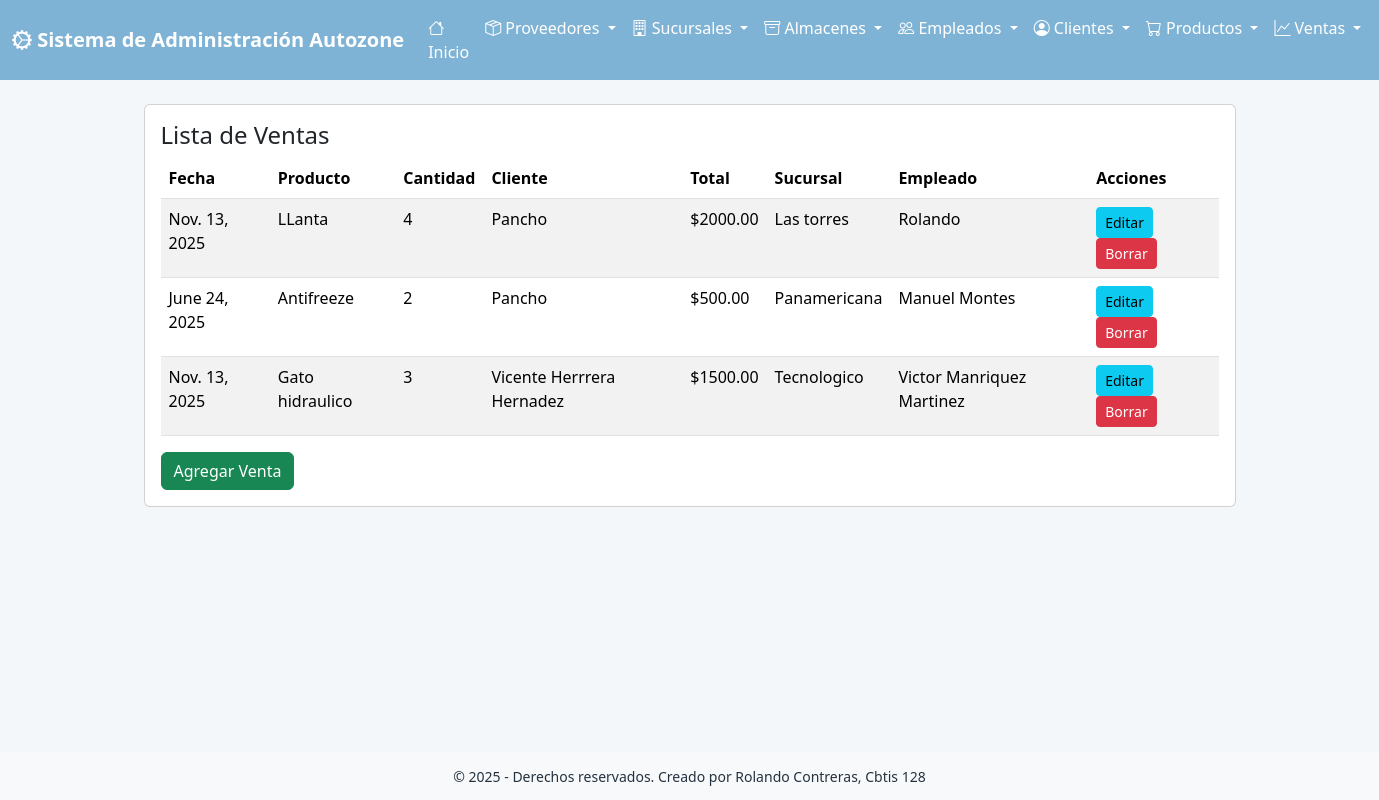
The app's page /venta/ver/ with its own data.
### app_Autozone/models.py (models this page shows, shortened)
class Venta(models.Model):
    fecha_venta = models.DateField()
    producto = models.ForeignKey(
        Producto,
        on_delete=models.CASCADE,
        related_name='ventas',
        verbose_name='Producto'
    )
    cantidad = models.IntegerField()
    cliente = models.ForeignKey(
        Cliente,
        on_delete=models.CASCADE,
        related_name='ventas',
        verbose_name='Cliente'
    )
    total = models.DecimalField(max_digits=10, decimal_places=2)
    sucursal = models.ForeignKey(
        Sucursal,
        on_delete=models.CASCADE,
        related_name='ventas',
        verbose_name='Sucursal'
    )
    empleado = models.ForeignKey(
        Empleado,
        on_delete=models.CASCADE,
        related_name='ventas',
        verbose_name='Empleado'
    )
    class Meta:
        verbose_name = 'Venta'
        verbose_name_plural = 'Ventas'

class Producto(models.Model):
    nombre_producto = models.CharField(max_length=50)
    cantidad = models.IntegerField()
    proveedor = models.ForeignKey(
        Proveedor,
        on_delete=models.CASCADE,
        related_name='productos',
        verbose_name='Proveedor'
    )
    precio = models.DecimalField(max_digits=10, decimal_places=2)
    almacen = models.ForeignKey(
        Almacen,
        on_delete=models.CASCADE,
        related_name='productos',
        verbose_name='Almacén'
    )
    foto = models.ImageField()
    class Meta:
        verbose_name = 'Producto'
        verbose_name_plural = 'Productos'

class Cliente(models.Model):
    nombre_cliente = models.CharField(max_length=50)
    telefono = models.CharField(max_length=15, unique=True)
    email = models.EmailField(max_length=50, unique=True)
    direccion = models.CharField(max_length=150)
    fecha_nacimiento = models.DateField()
    class Meta:
        verbose_name = 'Cliente'
        verbose_name_plural = 'Clientes'

class Sucursal(models.Model):
    nombre = models.CharField(max_length=100)
    direccion = models.CharField(max_length=200)
    telefono = models.CharField(max_length=20)
    ciudad = models.CharField(max_length=50)
    fecha_apertura = models.DateField()
    horario = models.CharField(max_length=100)
    id_proveedor = models.ForeignKey(
        Proveedor,
        on_delete=models.CASCADE,
        related_name='sucursales',
        verbose_name='Proveedor'
    )
    class Meta:
        verbose_name = 'Sucursal'
        verbose_name_plural = 'Sucursales'

class Empleado(models.Model):
    nombre_empleado = models.CharField(max_length=50)
    direccion = models.CharField(max_length=150)
    fecha_nacimiento = models.DateField()
    fecha_contratacion = models.DateField()
    sucursal = models.ForeignKey(
        Sucursal,
        on_delete=models.CASCADE,
        related_name='empleados',
        verbose_name='Sucursal'
    )
    class Meta:
        verbose_name = 'Empleado'
        verbose_name_plural = 'Empleados'

### app_Autozone/views.py (the view)
# urls.py: path('venta/ver/', views.ver_ventas, name='ver_ventas'),
def ver_ventas(request):
    ventas = Venta.objects.all()
    return render(request, 'venta/ver_ventas.html', {'ventas': ventas})

### app_Autozone/templates/venta/ver_ventas.html (shortened to what this page needs)
{% extends 'base.html' %}
{% block content %}
<div class="card p-3">
  <h4>Lista de Ventas</h4>
  <table class="table table-striped">
    <thead>
      <tr>
        <th>Fecha</th>
        <th>Producto</th>
        <th>Cantidad</th>
        <th>Cliente</th>
        <th>Total</th>
        <th>Sucursal</th>
        <th>Empleado</th>
        <th>Acciones</th>
      </tr>
    </thead>
    <tbody>
      {% for v in ventas %}
      <tr>
        <td>{{ v.fecha_venta }}</td>
        <td>{{ v.producto.nombre_producto }}</td>
        <td>{{ v.cantidad }}</td>
        <td>{{ v.cliente.nombre_cliente }}</td>
        <td>${{ v.total }}</td>
        <td>{{ v.sucursal.nombre }}</td>
        <td>{{ v.empleado.nombre_empleado }}</td>
        <td>
          <a class="btn btn-sm btn-info" href="{% url 'actualizar_venta' v.id %}">Editar</a>
          <a class="btn btn-sm btn-danger" href="{% url 'borrar_venta' v.id %}">Borrar</a>
        </td>
      </tr>
      {% empty %}
      <tr><td colspan="8">No hay ventas registradas.</td></tr>
      {% endfor %}
    </tbody>
  </table>
  <div class="d-flex justify-content-between align-items-center">
    <a class="btn btn-success" href="{% url 'agregar_venta' %}">Agregar Venta</a>
  </div>
</div>
{% endblock %}

### app_Autozone/templates/base.html (style rules this page uses)
:root { --primary:#7FB3D5; --accent:#F7D6B5; --muted:#F4F7FA; --card:#FFFFFF; }
body { background: var(--muted); color: #243240; }

### records on screen
Venta: fecha_venta "Nov. 13, 2025", producto.nombre_producto "LLanta", cantidad "4", cliente.nombre_cliente "Pancho", total "2000.00", sucursal.nombre "Las torres", empleado.nombre_empleado "Rolando"
Venta: fecha_venta "June 24, 2025", producto.nombre_producto "Antifreeze", cantidad "2", cliente.nombre_cliente "Pancho", total "500.00", sucursal.nombre "Panamericana", empleado.nombre_empleado "Manuel Montes"
Venta: fecha_venta "Nov. 13, 2025", producto.nombre_producto "Gato hidraulico", cantidad "3", cliente.nombre_cliente "Vicente Herrrera Hernadez", total "1500.00", sucursal.nombre "Tecnologico", empleado.nombre_empleado "Victor Manriquez Martinez"
